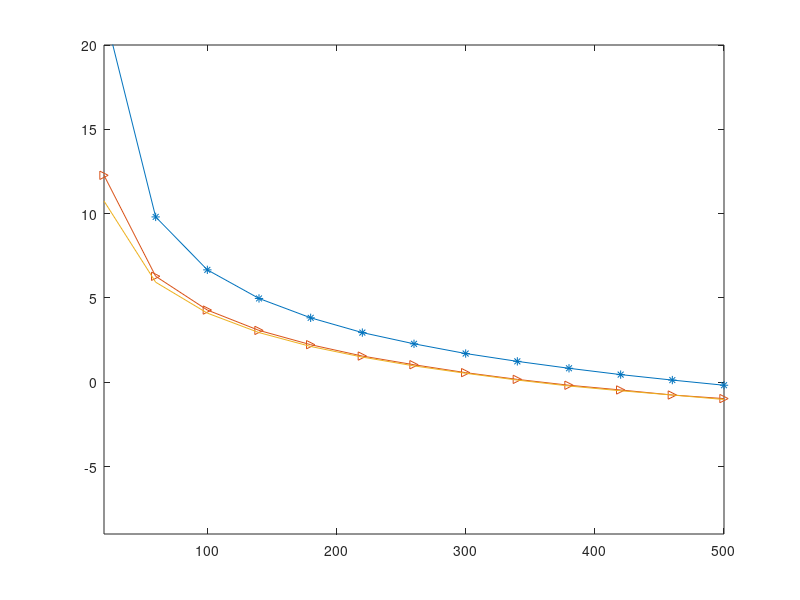

Here is the MATLAB script that generated this plot:
clear
clc
sp=1;
K=10;
Rp=sp*K;
Rh=100;
v=3.8;
vr=(10^(8/10))^2;
meen=2.4;
t=K;
T=196;
n=10^3;
mu=log(meen^2/sqrt(vr+meen^2));
sig=sqrt(log(vr/(meen^2)+1));
z=lognrnd(mu,sig,K,n);
Rk=unifrnd(100,925,K,n);
 B=z./((Rk./100).^v);
 
 %.............imperfect mrc
 p=30;
 m(1)=25;
 power(1)=20.56;
 m(2:13)=60:40:500;
for l=2:length(m);
    dif=1
    while dif>10^-1
         p=p-.01;
for i=1:K
    sum_B=sum(B);
    num=t*p*(m(l)-1)*B(i,:).^2;
    den=(t*p.*B(i,:)+1).*(sum_B-B(i,:))+(t+1).*B(i,:)+1/p;
    x=num./den;
    c(i,:)=log2(1+x);
end 
Rp1=((T-t)/T)*sum(sum(c)/n);
dif=abs(Rp-Rp1);
    end 
    power(l)=10*log10(p);
end 
plot(m,power,'*-')
axis([20 max(m) -9 20])
clear sum_B num den c
 %...................imperfect zf
   p=20;
   m=20:40:500;
for l=1:length(m);
    dif=1
    while dif>10^-1
         p=p-.01;
for i=1:K
    sum_B=sum(B./(t*p*B+1));
    num=t*p*(m(l)-K)*B(i,:).^2;
    den=(t*p.*B(i,:)+1).*(sum_B)+(t).*B(i,:)+1/p;
    x=num./den;
    c(i,:)=log2(1+x);
end 
Rp1=((T-t)/T)*sum(sum(c)/n);
dif=abs(Rp-Rp1);
    end 
    power(l)=10*log10(p);
end 
hold on
plot(m,power,'>-')
axis([min(m) max(m) -9 20])
clear sum_B num den c 
%  %.................mmse
   p=20;
   m=20:40:500;
 for l=1:length(m)
     dif=1
     while dif>10^-1
    p=p-.01;
   w=1./(sum((B./(t*p*B+1)))+1/p);
 w=repmat(w,K,1);
 B1=(t*p*(B.^2))./(t*p*B+1);
 M=m(l);
x=10*ones(K,n);
a=10*ones(K,n);
number=0;
while sum(sum(a))>1/10 & number<100
    number=number+1;
num=w.*B1.*x+(1/(K-1));
den=(M*w.*B1.*(1-((K-1)*(x-1)./M))+1).^2;
sam=num./den;
for i=1:K
x1(i,:)=sum(sam)-sam(i);
end 
 a=abs(x-x1);
 x=x1;
end 
muu=x;
 s=(M.*w.*(1-((K-1).*(muu-1)./M)).*B1)+1;
 for i=1:K
 y=1./s(i,:);
num1(i,:)=(1/(K-1))*(sum(1./s)-y);
num2(i,:)=1+w(1,:).*(sum(B1./s.^2)-B1(i,:).*y.^2);
kisi(i,:)=muu(i,:)./(num1(i,:).*num2(i,:));
 end
alpha=(M-K+1+(K-1)*muu).^2./(M-K+1+(K-1).*kisi);
teta=w.*B1.*(M-K+1+(K-1).*kisi)./(M-K+1+(K-1)*muu);
clear x
x=(alpha-1).*teta;
c=log2(1+x);
Rp1=((T-t)/T)*sum(sum(c)/n);
dif=abs(Rp-Rp1);
    end 
    power(l)=10*log10(p);
 end 
 hold on
 plot(m,power)
axis([min(m) max(m) -9 20])